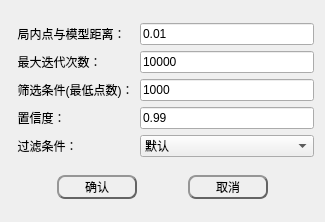
<?xml version="1.0" encoding="UTF-8"?>
<ui version="4.0">
 <class>PlaneDlgClass</class>
 <widget class="QWidget" name="PlaneDlgClass">
  <property name="geometry">
   <rect>
    <x>0</x>
    <y>0</y>
    <width>325</width>
    <height>222</height>
   </rect>
  </property>
  <property name="windowTitle">
   <string>平面拟合</string>
  </property>
  <layout class="QGridLayout" name="gridLayout">
   <item row="0" column="0">
    <layout class="QGridLayout" name="gridLayout_3">
     <item row="1" column="1">
      <widget class="QLineEdit" name="Iteration">
       <property name="text">
        <string>10000</string>
       </property>
      </widget>
     </item>
     <item row="4" column="1">
      <widget class="QComboBox" name="ifReverse">
       <item>
        <property name="text">
         <string>默认</string>
        </property>
       </item>
       <item>
        <property name="text">
         <string>反向</string>
        </property>
       </item>
      </widget>
     </item>
     <item row="3" column="1">
      <widget class="QLineEdit" name="Confidence">
       <property name="text">
        <string>0.99</string>
       </property>
      </widget>
     </item>
     <item row="1" column="0">
      <widget class="QLabel" name="label_7">
       <property name="text">
        <string>  最大迭代次数：</string>
       </property>
      </widget>
     </item>
     <item row="2" column="1">
      <widget class="QLineEdit" name="minPointNum">
       <property name="text">
        <string>1000</string>
       </property>
      </widget>
     </item>
     <item row="0" column="1">
      <widget class="QLineEdit" name="LocalPoint">
       <property name="text">
        <string>0.01</string>
       </property>
      </widget>
     </item>
     <item row="3" column="0">
      <widget class="QLabel" name="label_9">
       <property name="text">
        <string>  置信度：</string>
       </property>
      </widget>
     </item>
     <item row="2" column="0">
      <widget class="QLabel" name="label_8">
       <property name="text">
        <string>  筛选条件(最低点数)：</string>
       </property>
      </widget>
     </item>
     <item row="4" column="0">
      <widget class="QLabel" name="label_10">
       <property name="text">
        <string>  过滤条件：</string>
       </property>
      </widget>
     </item>
     <item row="0" column="0">
      <widget class="QLabel" name="label_6">
       <property name="text">
        <string>  局内点与模型距离：</string>
       </property>
      </widget>
     </item>
    </layout>
   </item>
   <item row="1" column="0">
    <layout class="QHBoxLayout" name="horizontalLayout_2">
     <item>
      <spacer name="horizontalSpacer_4">
       <property name="orientation">
        <enum>Qt::Horizontal</enum>
       </property>
       <property name="sizeHint" stdset="0">
        <size>
         <width>40</width>
         <height>20</height>
        </size>
       </property>
      </spacer>
     </item>
     <item>
      <widget class="QPushButton" name="btn_ok">
       <property name="minimumSize">
        <size>
         <width>80</width>
         <height>24</height>
        </size>
       </property>
       <property name="styleSheet">
        <string notr="true">QPushButton{
	color: rgb(0, 0, 0);
	background-color: rgba(255, 255, 255,0);
	border:2px outset rgb(100, 100, 100);
	border-radius:8px;
  	text-align: center center;
} 

/*鼠标放在按钮上方*/
QPushButton:hover:enabled {
	background-color: rgba(255, 255, 255,150);
	border:2px outset rgba(100, 100, 100,150);
} 

/*鼠标点击按钮*/
QPushButton:pressed:enabled {
	background-color: rgba(255, 255, 255,255);
	border:4px outset rgba(100, 100, 100,255);
}

QPushButton:enabled{ 
	color: rgb(0, 0, 0);
	background-color: rgba(255, 255, 255,0);
	border:2px outset rgb(100, 100, 100);
}

QPushButton:disabled{ 
	color: rgb(150, 150, 150);
	background-color: rgba(150, 150, 150,0);
	border:2px outset rgb(100, 100, 100);
}</string>
       </property>
       <property name="text">
        <string>确认</string>
       </property>
      </widget>
     </item>
     <item>
      <spacer name="horizontalSpacer_5">
       <property name="orientation">
        <enum>Qt::Horizontal</enum>
       </property>
       <property name="sizeHint" stdset="0">
        <size>
         <width>40</width>
         <height>20</height>
        </size>
       </property>
      </spacer>
     </item>
     <item>
      <widget class="QPushButton" name="btn_cancel">
       <property name="minimumSize">
        <size>
         <width>80</width>
         <height>24</height>
        </size>
       </property>
       <property name="styleSheet">
        <string notr="true">QPushButton{
	color: rgb(0, 0, 0);
	background-color: rgba(255, 255, 255,0);
	border:2px outset rgb(100, 100, 100);
	border-radius:8px;
  	text-align: center center;
} 

/*鼠标放在按钮上方*/
QPushButton:hover:enabled {
	background-color: rgba(255, 255, 255,150);
	border:2px outset rgba(100, 100, 100,150);
} 

/*鼠标点击按钮*/
QPushButton:pressed:enabled {
	background-color: rgba(255, 255, 255,255);
	border:4px outset rgba(100, 100, 100,255);
}

QPushButton:enabled{ 
	color: rgb(0, 0, 0);
	background-color: rgba(255, 255, 255,0);
	border:2px outset rgb(100, 100, 100);
}

QPushButton:disabled{ 
	color: rgb(150, 150, 150);
	background-color: rgba(150, 150, 150,0);
	border:2px outset rgb(100, 100, 100);
}</string>
       </property>
       <property name="text">
        <string>取消</string>
       </property>
      </widget>
     </item>
     <item>
      <spacer name="horizontalSpacer_6">
       <property name="orientation">
        <enum>Qt::Horizontal</enum>
       </property>
       <property name="sizeHint" stdset="0">
        <size>
         <width>40</width>
         <height>20</height>
        </size>
       </property>
      </spacer>
     </item>
    </layout>
   </item>
  </layout>
 </widget>
 <layoutdefault spacing="6" margin="11"/>
 <resources/>
 <connections/>
</ui>
